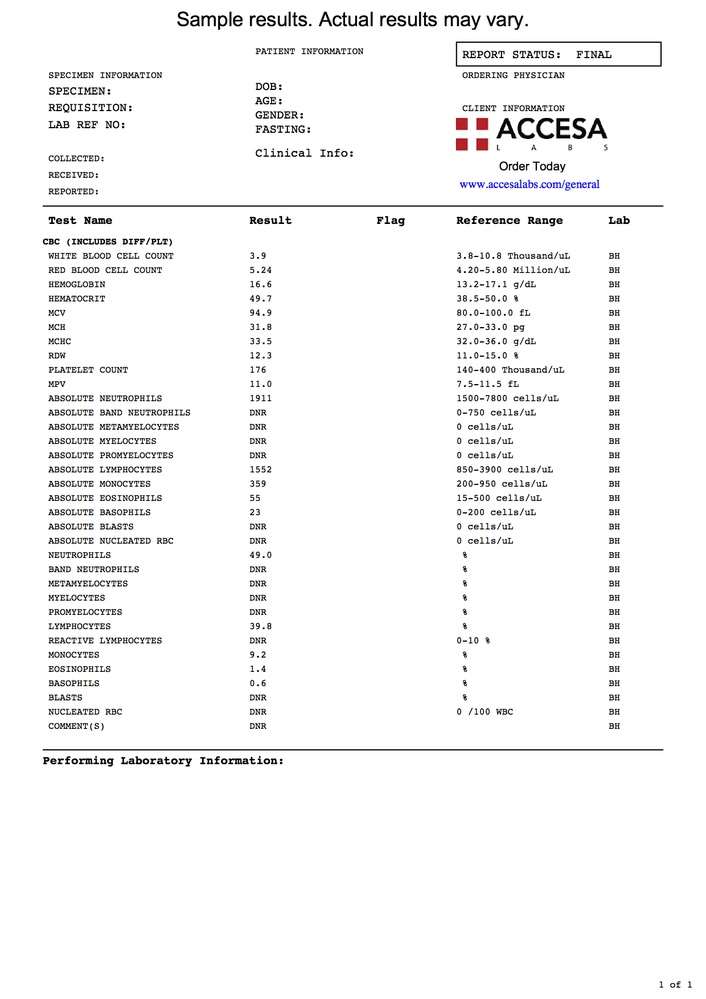
#> input picture images/12.jpg, 706 x 999 px, shrunk from 1240 x 1753 before the run
$ python detect.py
#> lines starting #> are read from the running program, lines starting #| are printed output that depends on the picture; after the words box and inside, x2 and y2 are one past the last pixel; in counts of white or black regions, pixels touching at a corner belong together
import re
import cv2
import pytesseract
from PIL import Image
import numpy as np
import json


def binarize(image_to_transform, threshold):
#> called with threshold = 196
	output_image=image_to_transform.convert("L")
	for x in range(output_image.width):
		for y in range(output_image.height):
			if output_image.getpixel((x,y))< threshold:
				output_image.putpixel( (x,y), 0 )
			else:
				output_image.putpixel( (x,y), 255 )
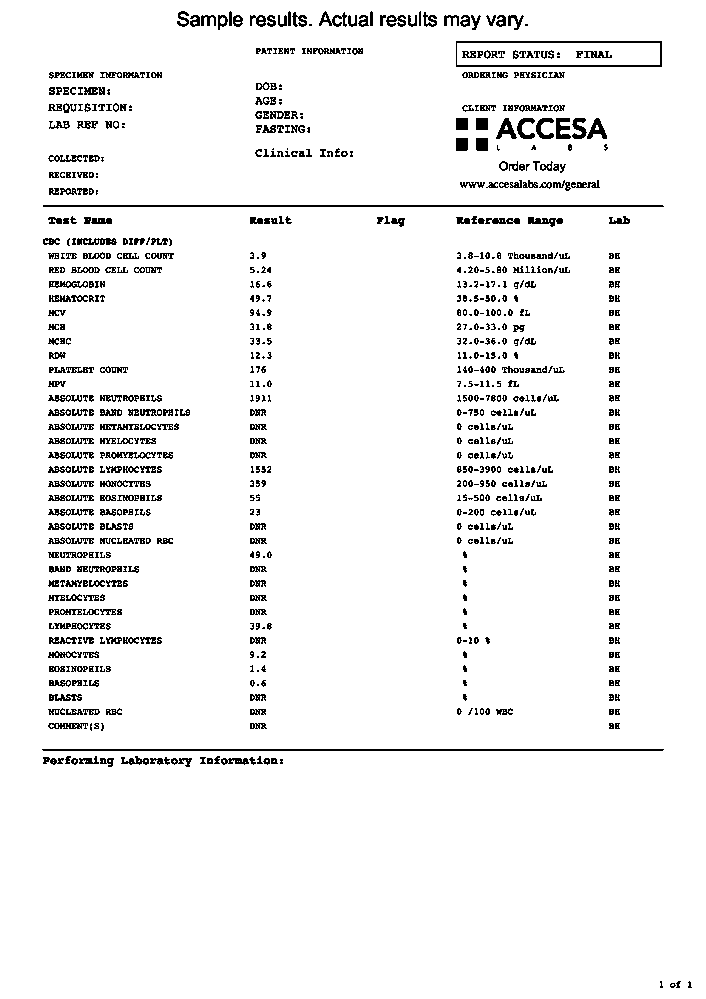
#> output_image: PIL image 706x999 L; 95.1% white; black in thin lines or dots
	return output_image


im =binarize(Image.open('images/12.jpg'), 196)
img = np.array(im)
#> (the run stopped early here; a loop or call above may not have finished)

$ run again, with images/123.jpg copied over images/12.jpg
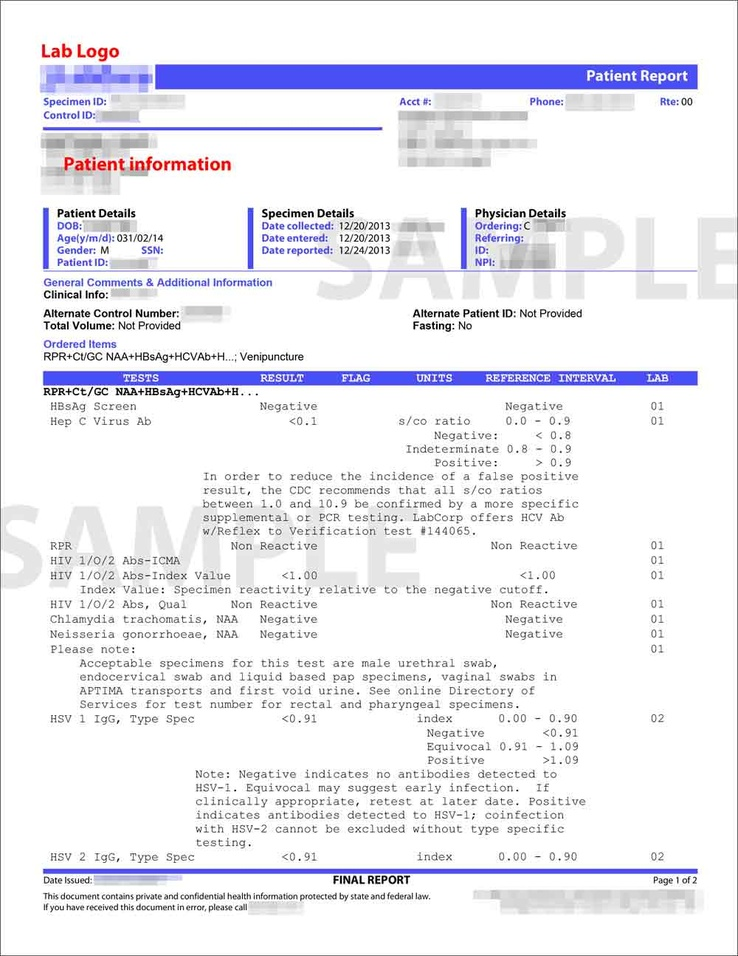
#> input picture images/123.jpg, 738 x 956 px, shrunk from 1000 x 1294 before the run
#> in binarize, `output_image=image_to_transform.convert("L")`:
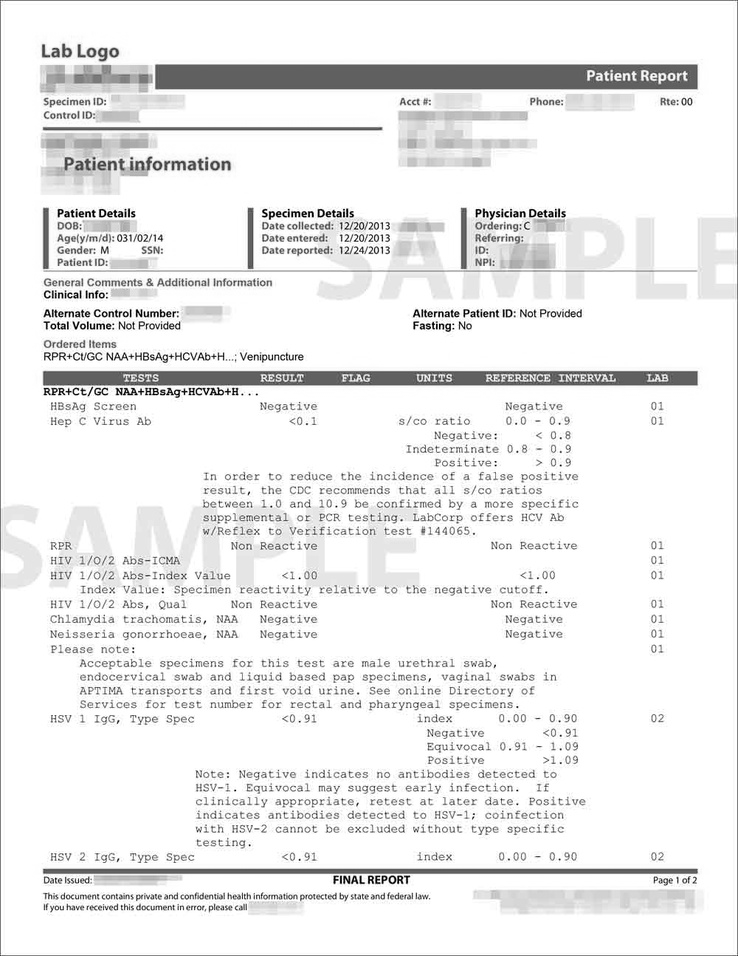
#> output_image: PIL image 738x956 L; min 0, max 255, mean 236.6
#> after the loop in binarize, `for x in range(output_image.width):`:
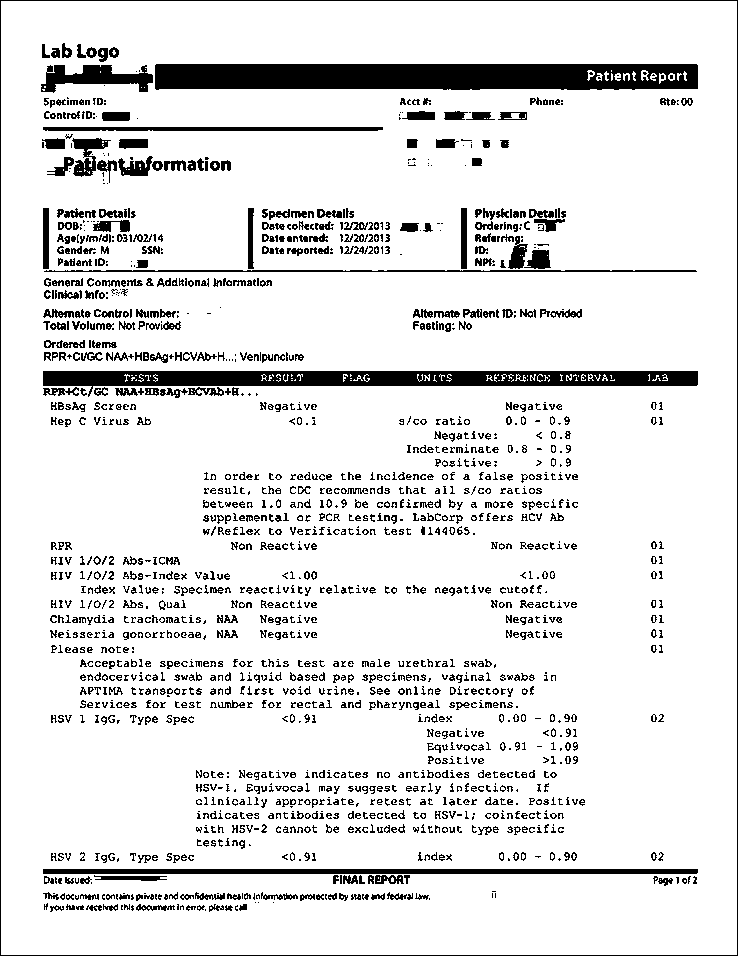
#> output_image: PIL image 738x956 L; 88.9% white; 1705 black regions (696 under 20 px), largest, box (x1, y1, x2, y2) and area: (155, 64, 698, 90) 13178, (43, 371, 698, 397) 9150, (0, 0, 738, 956) 3384
